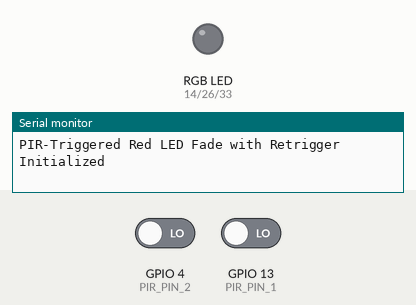
Simulated run of this sketch. Board: ESP32. On the bench: an RGB LED mixed from three pins (HIGH = lit), the last lines printed to the serial monitor. The inputs (shaded band) are chosen by the test bench; at power-on: GPIO 4 (PIR_PIN_2) LOW, GPIO 13 (PIR_PIN_1) LOW. Dim RGB values are drawn brighter than linear; WiFi joins after 1.5 s; servers stay silent unless stated; the local clock reads 2024-03-15 10:24:30 at power-on unless the sketch sets it.

Above: at 20.7 s.
20.8 s: GPIO 4 (PIR_PIN_2) driven HIGH
At 21.59 s:
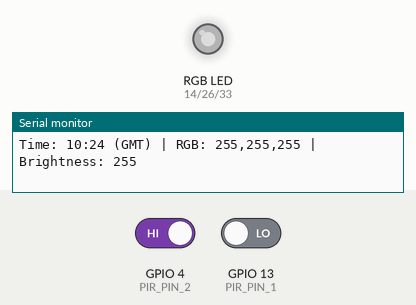
At 25.5 s:
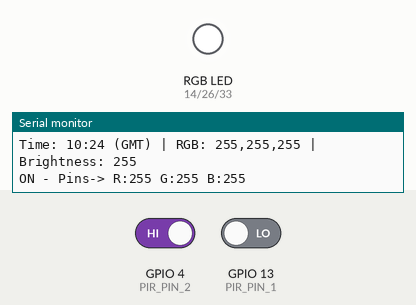
Timing chart, 0 to 27.0 s (numbered marks = the images above; inputs shaded):
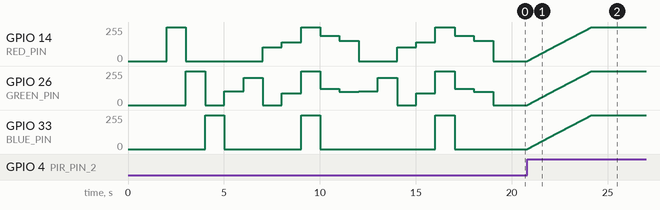

Measured:
- after the input at 20.8 s, GPIO 14 (RED_PIN), GPIO 26 (GREEN_PIN), GPIO 33 (BLUE_PIN): moves from 0/255 to 255/255 over 3.3 s, starting at once

The sketch:

Loft-Stairs-LED-control.ino
```cpp
//ESP32 Code in Arduino C++ to control a basic, non-addressable, RGB LED strip with its own PSU.
// ***REMEMBER TO CHANGE THE WIFI SSID & WIFI AND OTA PASSWORDS TO SUIT YOUR NETWORK***

#include <WiFi.h>
#include <ArduinoOTA.h>
#include <ESPmDNS.h>
#include <time.h>
#include <WebServer.h>

// Add this for telnet support
WiFiServer telnetServer(23);
WiFiClient telnetClient;

// Web server for browser-based serial monitor
WebServer webServer(80);
String logBuffer = "";
const int maxLogLength = 4000; // Keep last 4000 characters

#define RED_PIN 14
#define GREEN_PIN 26
#define BLUE_PIN 33
#define PIR_PIN_1 13  // PIR sensor 1 pin
#define PIR_PIN_2 4   // PIR sensor 2 pin

// Your Wi-Fi credentials
const char *ssid = "YOUR SSID HERE";
const char *password = "Your Password Here";

// Fade State
enum FadeState {
    FADE_IN,
    ON,
    FADE_OUT,
    OFF
};
FadeState currentFadeState = OFF; // Start off

unsigned long stateStartTime = 0;
int currentDutyCycle = 0;
const int fadeInDuration = 1000; // Total fade-in time in milliseconds
const int fadeOutDuration = 2000; // Total fade-out time in milliseconds
const int onDuration = 30000;      // Duration for ON state in milliseconds
const int stepDurationInMs = fadeInDuration / 255; // Time per brightness step

bool fadeActive = false; // To track if the fade effect is active
int activePIR = -1; // Track which PIR is active (-1 = none, 1 = PIR 1, 2 = PIR 2)

// Enhanced debug functions that work with web monitor
void debugPrint(String message) {
    Serial.print(message);           // Still send to USB serial
    if (telnetClient && telnetClient.connected()) {
        telnetClient.print(message); // Also send to telnet
    }
    // Add to web log buffer
    logBuffer += message;
    if (logBuffer.length() > maxLogLength) {
        logBuffer = logBuffer.substring(logBuffer.length() - maxLogLength + 1000);
    }
}

void debugPrintln(String message) {
    Serial.println(message);
    if (telnetClient && telnetClient.connected()) {
        telnetClient.println(message);
    }
    // Add to web log buffer with newline
    logBuffer += message + "\n";
    if (logBuffer.length() > maxLogLength) {
        logBuffer = logBuffer.substring(logBuffer.length() - maxLogLength + 1000);
    }
}

void debugPrintf(const char* format, ...) {
    char buffer[256];
    va_list args;
    va_start(args, format);
    vsnprintf(buffer, sizeof(buffer), format, args);
    va_end(args);

    Serial.print(buffer);
    if (telnetClient && telnetClient.connected()) {
        telnetClient.print(buffer);
    }
    // Add to web log buffer
    logBuffer += String(buffer);
    if (logBuffer.length() > maxLogLength) {
        logBuffer = logBuffer.substring(logBuffer.length() - maxLogLength + 1000);
    }
}

void setup() {
    Serial.begin(115200);
    pinMode(RED_PIN, OUTPUT);
    pinMode(GREEN_PIN, OUTPUT);
    pinMode(BLUE_PIN, OUTPUT);
    pinMode(PIR_PIN_1, INPUT); // PIR input pin 1
    pinMode(PIR_PIN_2, INPUT); // PIR input pin 2

    // Initialize LEDs to off
    analogWrite(RED_PIN, LOW);
    analogWrite(GREEN_PIN, LOW);
    analogWrite(BLUE_PIN, LOW);

    // Connect to Wi-Fi
    WiFi.begin(ssid, password);
    while (WiFi.status() != WL_CONNECTED) {
        delay(1000);
        debugPrintln("Connecting to WiFi...");
    }
    debugPrintln("Connected to WiFi");
    debugPrint("IP address: ");
    debugPrintln(WiFi.localIP().toString());

    // Start telnet server after WiFi connection
    telnetServer.begin();
    telnetServer.setNoDelay(true);
    debugPrintln("Telnet server started on port 23");

    // Start web server for browser-based serial monitor
    webServer.on("/", []() {
        String html = "<!DOCTYPE html><html><head>";
        html += "<title>ESP32 LED Controller - Serial Monitor</title>";
        html += "<meta http-equiv='refresh' content='2'>";
        html += "<style>";
        html += "body { background: #000; color: #0f0; font-family: 'Courier New', monospace; margin: 20px; }";
        html += "h1 { color: #fff; border-bottom: 2px solid #0f0; padding-bottom: 10px; }";
        html += ".info { color: #ff0; margin-bottom: 15px; }";
        html += "pre { background: #111; padding: 15px; border: 1px solid #333; white-space: pre-wrap; word-wrap: break-word; max-height: 80vh; overflow-y: auto; }";
        html += "</style></head><body>";
        html += "<h1>🔌 ESP32 LED Controller - Live Serial Monitor</h1>";
        html += "<div class='info'>📡 Connected to: " + WiFi.localIP().toString() + " | 🔄 Auto-refresh: 2 seconds | 📅 " + String(__DATE__) + " " + String(__TIME__) + "</div>";
        html += "<pre>" + logBuffer + "</pre>";
        html += "<div class='info'>💡 This page auto-refreshes every 2 seconds. Use your browser's Back button to return.</div>";
        html += "</body></html>";
        webServer.send(200, "text/html", html);
    });

    webServer.begin();
    debugPrintln("Web Serial Monitor started!");
    debugPrintf("🌐 Open your browser to: http://%s\n", WiFi.localIP().toString().c_str());
    debugPrintf("📺 This is your OTA Serial Monitor replacement!\n");

    // Configure OTA
    ArduinoOTA.setHostname("ESP32-LED-Controller");
    ArduinoOTA.setPassword("");

    ArduinoOTA.onStart([]() {
        debugPrintln("OTA Update Starting...");
    });

    ArduinoOTA.onEnd([]() {
        debugPrintln("\nOTA Update Complete!");
    });

    ArduinoOTA.onProgress([](unsigned int progress, unsigned int total) {
        debugPrintf("Progress: %u%%\r", (progress / (total / 100)));
    });

    ArduinoOTA.onError([](ota_error_t error) {
        debugPrintf("Error[%u]: ", error);
        if (error == OTA_AUTH_ERROR) debugPrintln("Auth Failed");
        else if (error == OTA_BEGIN_ERROR) debugPrintln("Begin Failed");
        else if (error == OTA_CONNECT_ERROR) debugPrintln("Connect Failed");
        else if (error == OTA_RECEIVE_ERROR) debugPrintln("Receive Failed");
        else if (error == OTA_END_ERROR) debugPrintln("End Failed");
    });

    ArduinoOTA.begin();
    debugPrintln("OTA Ready");

    // Initialize NTP time - UK timezone (GMT/BST)
    configTime(0, 3600, "pool.ntp.org", "time.nist.gov");

    // Run LED test sequence
    runLEDTest();

    debugPrintln("PIR-Triggered Red LED Fade with Retrigger Initialized");
}

void runLEDTest() {
    debugPrintln("Starting LED test sequence...");

    // Test basic colors first
    debugPrintln("Testing RED LEDs...");
    analogWrite(RED_PIN, 255);
    analogWrite(GREEN_PIN, 0);
    analogWrite(BLUE_PIN, 0);
    delay(1000);

    debugPrintln("Testing GREEN LEDs...");
    analogWrite(RED_PIN, 0);
    analogWrite(GREEN_PIN, 255);
    analogWrite(BLUE_PIN, 0);
    delay(1000);

    debugPrintln("Testing BLUE LEDs...");
    analogWrite(RED_PIN, 0);
    analogWrite(GREEN_PIN, 0);
    analogWrite(BLUE_PIN, 255);
    delay(1000);

    // Test BST time-based color settings
    debugPrintln("Testing BST color settings...");

    // BST: Green 40%
    debugPrintln("BST: Green 40%...");
    analogWrite(RED_PIN, 0 * (102 / 255.0));
    analogWrite(GREEN_PIN, 255 * (102 / 255.0));
    analogWrite(BLUE_PIN, 0 * (102 / 255.0));
    delay(1000);

    // BST: Green 80%
    debugPrintln("BST: Green 80%...");
    analogWrite(RED_PIN, 0 * (204 / 255.0));
    analogWrite(GREEN_PIN, 255 * (204 / 255.0));
    analogWrite(BLUE_PIN, 0 * (204 / 255.0));
    delay(1000);

    // BST: Red 40%
    debugPrintln("BST: Red 40%...");
    analogWrite(RED_PIN, 255 * (102 / 255.0));
    analogWrite(GREEN_PIN, 0 * (102 / 255.0));
    analogWrite(BLUE_PIN, 0 * (102 / 255.0));
    delay(1000);

    // BST: Orange 55%
    debugPrintln("BST: Orange 55%...");
    analogWrite(RED_PIN, 255 * (140 / 255.0));
    analogWrite(GREEN_PIN, 165 * (140 / 255.0));
    analogWrite(BLUE_PIN, 0 * (140 / 255.0));
    delay(1000);

    // BST: White 100%
    debugPrintln("BST: White 100%...");
    analogWrite(RED_PIN, 255 * (255 / 255.0));
    analogWrite(GREEN_PIN, 255 * (255 / 255.0));
    analogWrite(BLUE_PIN, 255 * (255 / 255.0));
    delay(1000);

    // BST: Orange 75%
    debugPrintln("BST: Orange 75%...");
    analogWrite(RED_PIN, 255 * (191 / 255.0));
    analogWrite(GREEN_PIN, 165 * (191 / 255.0));
    analogWrite(BLUE_PIN, 0 * (191 / 255.0));
    delay(1000);

    // BST: Orange 60%
    debugPrintln("BST: Orange 60%...");
    analogWrite(RED_PIN, 255 * (153 / 255.0));
    analogWrite(GREEN_PIN, 165 * (153 / 255.0));
    analogWrite(BLUE_PIN, 0 * (153 / 255.0));
    delay(1000);

    // Test GMT time-based color settings
    debugPrintln("Testing GMT color settings...");

    // GMT: Green 40%
    debugPrintln("GMT: Green 40%...");
    analogWrite(RED_PIN, 0 * (102 / 255.0));
    analogWrite(GREEN_PIN, 255 * (102 / 255.0));
    analogWrite(BLUE_PIN, 0 * (102 / 255.0));
    delay(1000);

    // GMT: Green 80%
    debugPrintln("GMT: Green 80%...");
    analogWrite(RED_PIN, 0 * (204 / 255.0));
    analogWrite(GREEN_PIN, 255 * (204 / 255.0));
    analogWrite(BLUE_PIN, 0 * (204 / 255.0));
    delay(1000);

    // GMT: Red 40% (extended hours)
    debugPrintln("GMT: Red 40% (extended)...");
    analogWrite(RED_PIN, 255 * (102 / 255.0));
    analogWrite(GREEN_PIN, 0 * (102 / 255.0));
    analogWrite(BLUE_PIN, 0 * (102 / 255.0));
    delay(1000);

    // GMT: Orange 55%
    debugPrintln("GMT: Orange 55%...");
    analogWrite(RED_PIN, 255 * (140 / 255.0));
    analogWrite(GREEN_PIN, 165 * (140 / 255.0));
    analogWrite(BLUE_PIN, 0 * (140 / 255.0));
    delay(1000);

    // GMT: White 100%
    debugPrintln("GMT: White 100%...");
    analogWrite(RED_PIN, 255 * (255 / 255.0));
    analogWrite(GREEN_PIN, 255 * (255 / 255.0));
    analogWrite(BLUE_PIN, 255 * (255 / 255.0));
    delay(1000);

    // GMT: Orange 75%
    debugPrintln("GMT: Orange 75%...");
    analogWrite(RED_PIN, 255 * (191 / 255.0));
    analogWrite(GREEN_PIN, 165 * (191 / 255.0));
    analogWrite(BLUE_PIN, 0 * (191 / 255.0));
    delay(1000);

    // GMT: Orange 60%
    debugPrintln("GMT: Orange 60%...");
    analogWrite(RED_PIN, 255 * (153 / 255.0));
    analogWrite(GREEN_PIN, 165 * (153 / 255.0));
    analogWrite(BLUE_PIN, 0 * (153 / 255.0));
    delay(1000);

    // Turn off all LEDs
    analogWrite(RED_PIN, 0);
    analogWrite(GREEN_PIN, 0);
    analogWrite(BLUE_PIN, 0);

    debugPrintln("LED test sequence complete. All BST and GMT settings tested.");
    delay(500);
}

void loop() {
    // Handle telnet connections
    if (telnetServer.hasClient()) {
        if (!telnetClient || !telnetClient.connected()) {
            if (telnetClient) telnetClient.stop();
            telnetClient = telnetServer.available();
            debugPrintln("Telnet client connected!");
        }
    }

    // Handle web server requests
    webServer.handleClient();

    ArduinoOTA.handle();

    unsigned long currentMillis = millis();

    // Get current time from the ESP32's system clock
    struct tm timeinfo;
    if (!getLocalTime(&timeinfo)) {
        debugPrintln("Failed to obtain time");
        return;
    }
    int currentHour = timeinfo.tm_hour; // Current hour in 24-hour format
    int currentMinute = timeinfo.tm_min; // Current minute
    bool isDST = timeinfo.tm_isdst > 0; // Check if currently in daylight saving (BST)

    // Check for PIR trigger from either PIR sensor
    int pirState1 = digitalRead(PIR_PIN_1);
    int pirState2 = digitalRead(PIR_PIN_2);

    if (fadeActive) {
        // If the fade effect is active, only extend the ON state for the active PIR
        if (activePIR == 1 && pirState1 == HIGH) {
            // Triggering PIR 1 again while it is active
            debugPrintln("Retrigger from PIR 1, extending fade ON duration...");
            stateStartTime = currentMillis; // Reset the ON timer
        } else if (activePIR == 2 && pirState2 == HIGH) {
            // Triggering PIR 2 again while it is active
            debugPrintln("Retrigger from PIR 2, extending fade ON duration...");
            stateStartTime = currentMillis; // Reset the ON timer
        }
    } else {
        // Only trigger the fade effect if fade is not active
        if (pirState1 == HIGH && activePIR == -1) {
            // PIR 1 triggered and no fade is active
            debugPrintln("Motion detected by PIR Sensor 1! Activating fade effect...");
            currentFadeState = FADE_IN;
            stateStartTime = currentMillis;
            currentDutyCycle = 0;
            fadeActive = true;
            activePIR = 1; // Set PIR 1 as the active PIR
        } else if (pirState2 == HIGH && activePIR == -1) {
            // PIR 2 triggered and no fade is active
            debugPrintln("Motion detected by PIR Sensor 2! Activating fade effect...");
            currentFadeState = FADE_IN;
            stateStartTime = currentMillis;
            currentDutyCycle = 0;
            fadeActive = true;
            activePIR = 2; // Set PIR 2 as the active PIR
        }
    }

    // Handle the time-based color and brightness
    int red, green, blue, brightness;

    if (isDST) {
        // BST (British Summer Time) settings
        if (currentHour == 4 && currentMinute >= 18 && currentMinute <= 22) {
            // 04:18 - 04:22: Green, 40% brightness
            red = 0; green = 255; blue = 0; brightness = 102;
        } else if (currentHour == 16 && currentMinute >= 18 && currentMinute <= 22) {
            // 16:18 - 16:22: Green, 80% brightness
            red = 0; green = 255; blue = 0; brightness = 204;
        } else if (currentHour >= 0 && currentHour < 5) {
            // 00:00 - 04:59: Red, 40% brightness
            red = 255; green = 0; blue = 0; brightness = 102;
        } else if (currentHour >= 5 && currentHour < 8) {
            // 05:00 - 07:59: Orange, 55% brightness
            red = 255; green = 165; blue = 0; brightness = 140;
        } else if (currentHour >= 8 && currentHour < 17) {
            // 08:00 - 16:59: White, 100% brightness
            red = 255; green = 255; blue = 255; brightness = 255;
        } else if (currentHour >= 17 && currentHour < 22) {
            // 17:00 - 21:59: Orange, 75% brightness
            red = 255; green = 165; blue = 0; brightness = 191;
        } else {
            // 22:00 - 23:59: Orange, 60% brightness
            red = 255; green = 165; blue = 0; brightness = 153;
        }
    } else {
        // GMT (Greenwich Mean Time) settings
        if (currentHour == 4 && currentMinute >= 18 && currentMinute <= 22) {
            // 04:18 - 04:22: Green, 40% brightness
            red = 0; green = 255; blue = 0; brightness = 102;
        } else if (currentHour == 16 && currentMinute >= 18 && currentMinute <= 22) {
            // 16:18 - 16:22: Green, 80% brightness
            red = 0; green = 255; blue = 0; brightness = 204;
        } else if (currentHour >= 0 && currentHour < 7) {
            // 00:00 - 06:59: Red, 40% brightness
            red = 255; green = 0; blue = 0; brightness = 102;
        } else if (currentHour >= 7 && currentHour < 8) {
            // 07:00 - 07:59: Orange, 55% brightness
            red = 255; green = 165; blue = 0; brightness = 140;
        } else if (currentHour >= 8 && currentHour < 16) {
            // 08:00 - 15:59: White, 100% brightness
            red = 255; green = 255; blue = 255; brightness = 255;
        } else if (currentHour >= 16 && currentHour < 22) {
            // 16:00 - 21:59: Orange, 75% brightness
            red = 255; green = 165; blue = 0; brightness = 191;
        } else {
            // 22:00 - 23:59: Orange, 60% brightness
            red = 255; green = 165; blue = 0; brightness = 153;
        }
    }

    // DEBUG: Print time, timezone, and color values when motion is detected
    if (fadeActive) {
        debugPrintf("Time: %02d:%02d (%s) | RGB: %d,%d,%d | Brightness: %d\n",
                   currentHour, currentMinute, isDST ? "BST" : "GMT", red, green, blue, brightness);
    }

    // Handle fade effect
    if (fadeActive) {
        redFadeEffect(red, green, blue, brightness);  // Trigger fade effect with specified color and brightness
    }
}

void redFadeEffect(int red, int green, int blue, int brightness) {
    unsigned long currentMillis = millis();

    switch (currentFadeState) {
        case FADE_IN:
            if (currentMillis - stateStartTime >= stepDurationInMs) {
                stateStartTime = currentMillis;
                if (currentDutyCycle <= 255) {
                    int redVal = red * (currentDutyCycle / 255.0) * (brightness / 255.0);
                    int greenVal = green * (currentDutyCycle / 255.0) * (brightness / 255.0);
                    int blueVal = blue * (currentDutyCycle / 255.0) * (brightness / 255.0);

                    // DEBUG: Show what values are being sent to pins
                    debugPrintf("FADE_IN - Cycle:%d | Pins-> R:%d G:%d B:%d\n", currentDutyCycle, redVal, greenVal, blueVal);

                    analogWrite(RED_PIN, redVal);
                    analogWrite(GREEN_PIN, greenVal);
                    analogWrite(BLUE_PIN, blueVal);
                    currentDutyCycle++;
                } else {
                    currentFadeState = ON;
                    stateStartTime = currentMillis;
                    debugPrintln("Fade-in complete. LED is now ON.");
                }
            }
            break;

        case ON:
            {
                int redVal = red * (brightness / 255.0);
                int greenVal = green * (brightness / 255.0);
                int blueVal = blue * (brightness / 255.0);

                // DEBUG: Show what values are being sent to pins
                debugPrintf("ON - Pins-> R:%d G:%d B:%d\n", redVal, greenVal, blueVal);

                analogWrite(RED_PIN, redVal);
                analogWrite(GREEN_PIN, greenVal);
                analogWrite(BLUE_PIN, blueVal);

                if (currentMillis - stateStartTime >= onDuration) { // Keep ON for set duration
                    currentFadeState = FADE_OUT;
                    stateStartTime = currentMillis;
                    currentDutyCycle = 255;
                    debugPrintln("ON state finished. Starting fade-out.");
                }
            }
            break;

        case FADE_OUT:
            if (currentMillis - stateStartTime >= (fadeOutDuration / 255)) {
                stateStartTime = currentMillis;
                if (currentDutyCycle >= 0) {
                    int redVal = red * (currentDutyCycle / 255.0) * (brightness / 255.0);
                    int greenVal = green * (currentDutyCycle / 255.0) * (brightness / 255.0);
                    int blueVal = blue * (currentDutyCycle / 255.0) * (brightness / 255.0);

                    analogWrite(RED_PIN, redVal);
                    analogWrite(GREEN_PIN, greenVal);
                    analogWrite(BLUE_PIN, blueVal);
                    currentDutyCycle--;
                } else {
                    currentFadeState = OFF;
                    analogWrite(RED_PIN, LOW);
                    analogWrite(GREEN_PIN, LOW);
                    analogWrite(BLUE_PIN, LOW);
                    debugPrintln("Fade-out complete. LEDs off.");
                    fadeActive = false; // Reset the fade active flag
                    activePIR = -1; // Reset active PIR
                }
            }
            break;

        case OFF:
            // LEDs are already off, no action needed here.
            break;
    }
}
```
